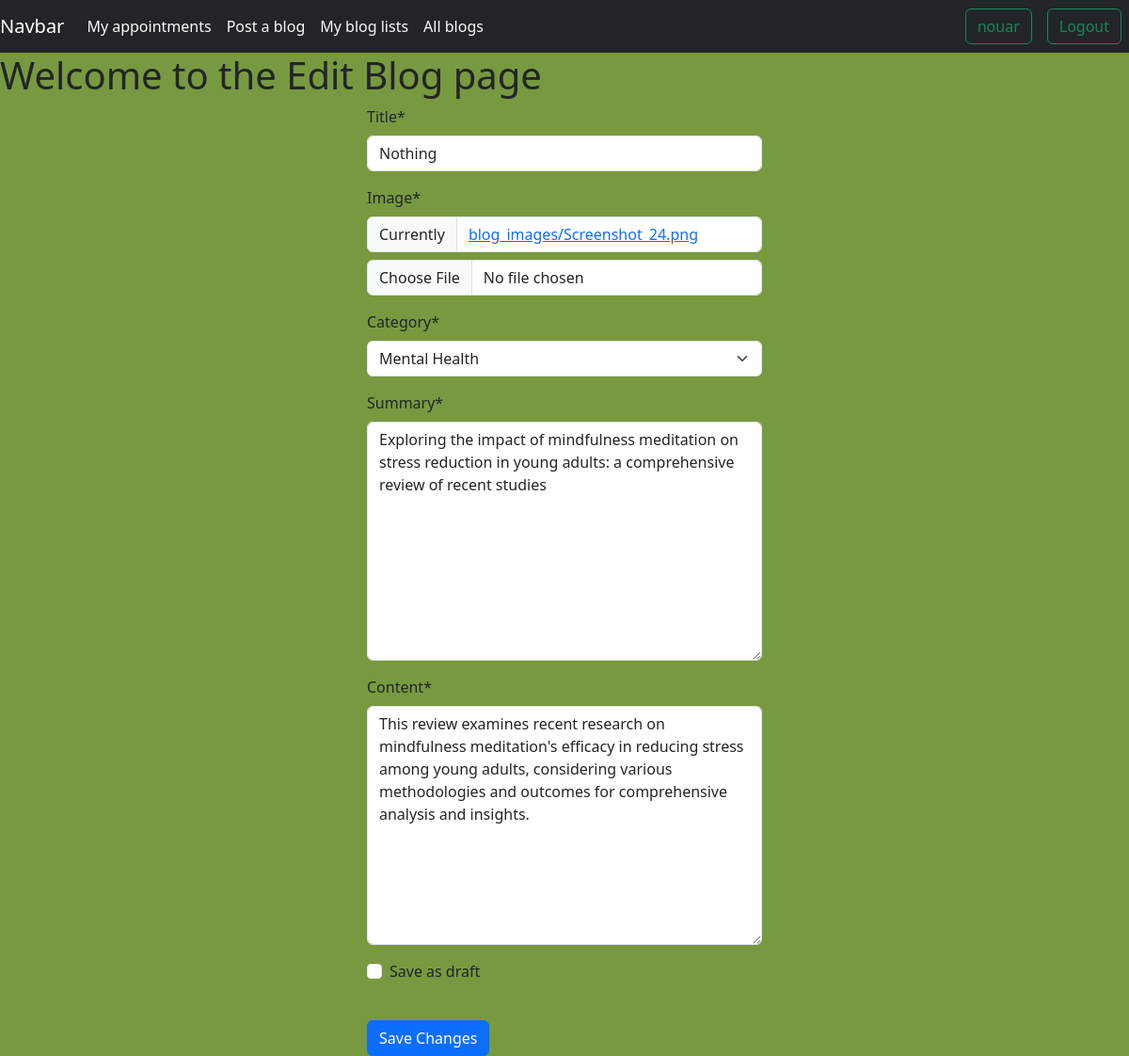
Screenshot of /edit_blog/1 (signed in) with the database file from the repository.
### users/models.py (models this page shows)
class UserProfile(AbstractUser):
    username =models.CharField(max_length=255, unique=True, primary_key=True)
    email =models.EmailField(unique=True)
    profile_picture =models.ImageField(upload_to='profile_pictures/')
    address_line1 =models.CharField(max_length=100)
    city =models.CharField(max_length=100)
    state =models.CharField(max_length=100)
    pincode =models.CharField(max_length=10)
    title =models.CharField(max_length=10)
    USERNAME_FIELD = 'email'
    REQUIRED_FIELDS = []
    objects = UserManager()

class Blog(models.Model):
    CATEGORIES = (
        ('Mental Health', 'Mental Health'),
        ('Heart Disease', 'Heart Disease'),
        ('Covid19', 'Covid19'),
        ('Immunization', 'Immunization'),
    )
    userprofile=models.ForeignKey(UserProfile, on_delete=models.CASCADE, related_name='blogs')
    title=models.CharField(max_length=100)
    image=models.ImageField(upload_to='blog_images')
    category=models.CharField(choices=CATEGORIES, max_length=50)
    summary=models.TextField()
    content=models.TextField()
    save_as_draft=models.BooleanField()

### users/views.py (the view)
# urls.py: path('edit_blog/<int:pk>',views.edit_blog,name='edit_blog'),
def edit_blog(request, pk):
    blog = get_object_or_404(Blog, pk=pk)
    if request.user != blog.userprofile:
        return redirect('blog_list')
    if request.method == 'POST':
        form = Create_Blog(request.POST, request.FILES, instance=blog)
        if form.is_valid():
            form.save()
            return redirect('my_blogs')
    else:
        form = Create_Blog(instance=blog)
    return render(request, 'edit_blog.html', {'form': form})

### users/forms.py
class Create_Blog(forms.ModelForm):
    def __init__(self, *args, **kwargs):
        super().__init__(*args, **kwargs)
        for field_name, field in self.fields.items():
            field.required = True
        self.fields['save_as_draft'].required = False
    class Meta:
        model = Blog
        fields = ['title', 'image', 'category', 'summary', 'content', 'save_as_draft']

### users/templates/edit_blog.html (shortened to what this page needs)
{% extends 'base.html' %}
{% load crispy_forms_tags %}
{% block body %}
    <h1>Welcome to the Edit Blog page</h1>
    {% load crispy_forms_tags %}
    <div style="margin:auto;width:70%">
      <form method="POST" style="width:50%;margin:auto" enctype="multipart/form-data" action="">
        {{ form|crispy }}
        <br>
        <button class="btn btn-primary" type="submit">Save Changes</button>
      </form>
    </div>
{% endblock %}

### users/templates/base.html (shortened to what this page needs)
<!doctype html>
<html lang="en">
  <head>
    <link
      href="https://cdn.jsdelivr.net/npm/bootstrap@5.3.2/dist/css/bootstrap.min.css"
      rel="stylesheet"
>
  </head>
  <body>
    <nav class="navbar navbar-expand-lg navbar-light bg-dark justify-content-between">
      <a class="navbar-brand text-white">Navbar</a>
      <div class="collapse navbar-collapse" id="navbarSupportedContent">
          <ul class="navbar-nav mr-auto">
            {% if user.is_authenticated %}
            <li class="nav-item dropdown">
              <a class="nav-link text-light" href="{% url 'my_appointments' %}">My appointments</a>
            </li>
            {% endif %}
              {% if user.is_staff %}
              <li class="nav-item active">
                <a class="nav-link text-light" href="{% url 'create_blog' %}">Post a blog</a>
              </li>
              <li class="nav-item">
                  <a class="nav-link text-light" href="{% url 'my_blogs' %}">My blog lists</a>
              </li>
              {% endif %}
              {% if user.is_authenticated %}
              <li class="nav-item dropdown">
                  <a class="nav-link text-light" href="{% url 'blog_list' %}">All blogs</a>
              </li>
          </ul>
          {% endif %}
      </div>
      <div class="d-flex">
          {% if user.is_authenticated %}
          <a href="{% url 'profile' %}" class="btn btn-outline-success mx-2">{{ user.username }}</a>
          <a href="{% url 'logout' %}" class="btn btn-outline-success mx-2">Logout</a>
          {% else %}
          <a href="{% url 'signup' %}" class="btn btn-outline-success mx-2">Signup</a>
          <a href="{% url 'login' %}" class="btn btn-outline-success mx-2">Login</a>
          {% endif %}
      </div>
  </nav>
    {% block body %}{% endblock %}
  </body>
</html>

### users/templates/edit_blog.html (style rules this page uses)
body { background-color: rgb(120, 153, 63); }

### rows the page displays
UserProfile: username "nouar"
Blog: title "Nothing", category "Mental Health", summary "Exploring the impact of mindfulness meditation on stress reduction in young adults: a comprehensive review of recent studies", content "This review examines recent research on mindfulness meditation's efficacy in reducing stress among young adults, considering various methodologies and outcomes for comprehensive analysis and insights."
